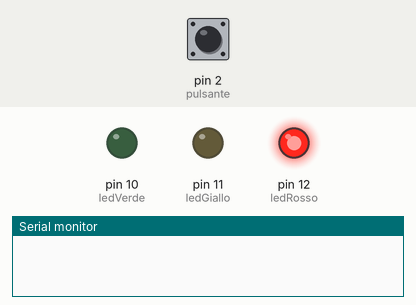
Recording of a sketch running on a simulated Arduino Uno, built with avr-gcc and run on an emulated ATmega328P. On the bench: output pins drawn as LEDs (lit = HIGH), the last lines printed to the serial monitor. Inputs (shaded band) come from the test bench; at power-on: pin 2 (pulsante) LOW.

Above: at 1.2 s.
1.3 s: pin 2 (pulsante) pulled HIGH for 0.15 s
At 2.1 s:
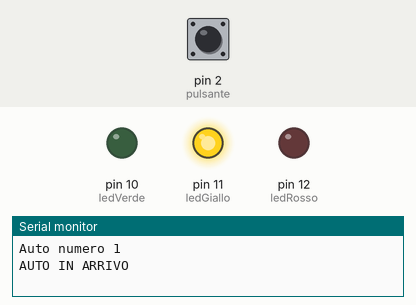
At 2.8 s:
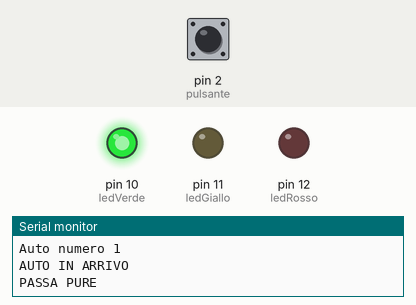
4.4 s: pin 2 (pulsante) pulled HIGH for 3.2 s
At 12.4 s:
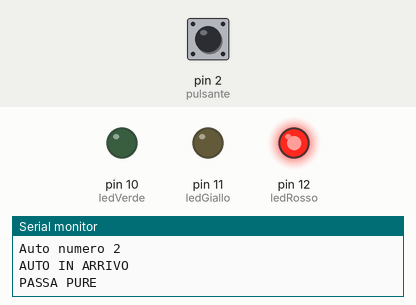
Timing chart, 0 to 13.9 s (numbered marks = the images above; inputs shaded):
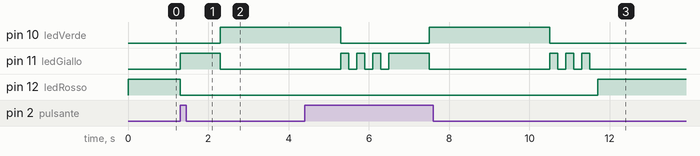

Measured:
- after the input at 1.3 s, pin 10 (ledVerde): LOW → HIGH after 1.0 s; pin 11 (ledGiallo): LOW → HIGH at once, → LOW 1.0 s later; pin 12 (ledRosso): HIGH → LOW at once
- after the input at 4.4 s, pin 12 (ledRosso): LOW → HIGH after 7.3 s instead of 2.1 s

The sketch:

4_sbarra_parcheggio.ino
```cpp
// La sbarra del parcheggio
// Arduino Lab (allenamento) - https://layer8panic.github.io/ArduinoTest/
// Elenco dei pin:
//   LED rosso -> pin 12 (con resistenza 220 ohm verso GND)
//   LED giallo -> pin 11 (con resistenza 220 ohm verso GND)
//   LED verde -> pin 10 (con resistenza 220 ohm verso GND)
//   pulsante -> pin 2 (altro lato al 5V, pull-down 10 kohm verso GND)

int pulsante = 2;                    // pulsante sul pin 2
int ledRosso = 12;                   // rosso sul pin 12
int ledGiallo = 11;                  // giallo sul pin 11
int ledVerde = 10;                   // verde sul pin 10
int stato = 0;                       // cosa legge il pulsante
int conta = 0;                       // quante auto sono passate

void setup() {
  pinMode(pulsante, INPUT);          // il pulsante ascolta
  pinMode(ledRosso, OUTPUT);         // i LED comandano
  pinMode(ledGiallo, OUTPUT);        // ledGiallo comanda (uscita)
  pinMode(ledVerde, OUTPUT);         // ledVerde comanda (uscita)
  Serial.begin(9600);                // avvio il monitor
}

void loop() {
  stato = digitalRead(pulsante);     // leggo il pulsante
  if (stato == HIGH) {               // arriva un’auto
    conta = conta + 1;               // un’auto in più
    Serial.print("Auto numero ");    // scrivo il testo senza andare a capo
    Serial.println(conta);           // scrivo il numero e vado a capo
    Serial.println("AUTO IN ARRIVO"); // avviso
    digitalWrite(ledRosso, LOW);     // spengo il rosso
    digitalWrite(ledGiallo, HIGH);   // accendo il giallo
    delay(1000);                     // giallo per 1 secondo
    digitalWrite(ledGiallo, LOW);    // spengo il giallo
    digitalWrite(ledVerde, HIGH);    // accendo il verde
    Serial.println("PASSA PURE");    // avviso
    delay(3000);                     // verde per 3 secondi
    digitalWrite(ledVerde, LOW);     // spengo il verde
    digitalWrite(ledGiallo, HIGH);   // avviso: il giallo lampeggia 3 volte
    delay(200);                      // acceso 200 ms
    digitalWrite(ledGiallo, LOW);    // spento
    delay(200);                      // spento 200 ms
    digitalWrite(ledGiallo, HIGH);   // lampeggio 2
    delay(200);                      // aspetto 200 ms
    digitalWrite(ledGiallo, LOW);    // spengo ledGiallo
    delay(200);                      // aspetto 200 ms
    digitalWrite(ledGiallo, HIGH);   // lampeggio 3
    delay(200);                      // aspetto 200 ms
    digitalWrite(ledGiallo, LOW);    // spengo ledGiallo
    delay(200);                      // aspetto 200 ms
    digitalWrite(ledRosso, HIGH);    // torna il rosso
  } else {                           // a riposo
    digitalWrite(ledRosso, HIGH);    // rosso acceso
    digitalWrite(ledGiallo, LOW);    // giallo spento
    digitalWrite(ledVerde, LOW);     // verde spento
  }
}
```
